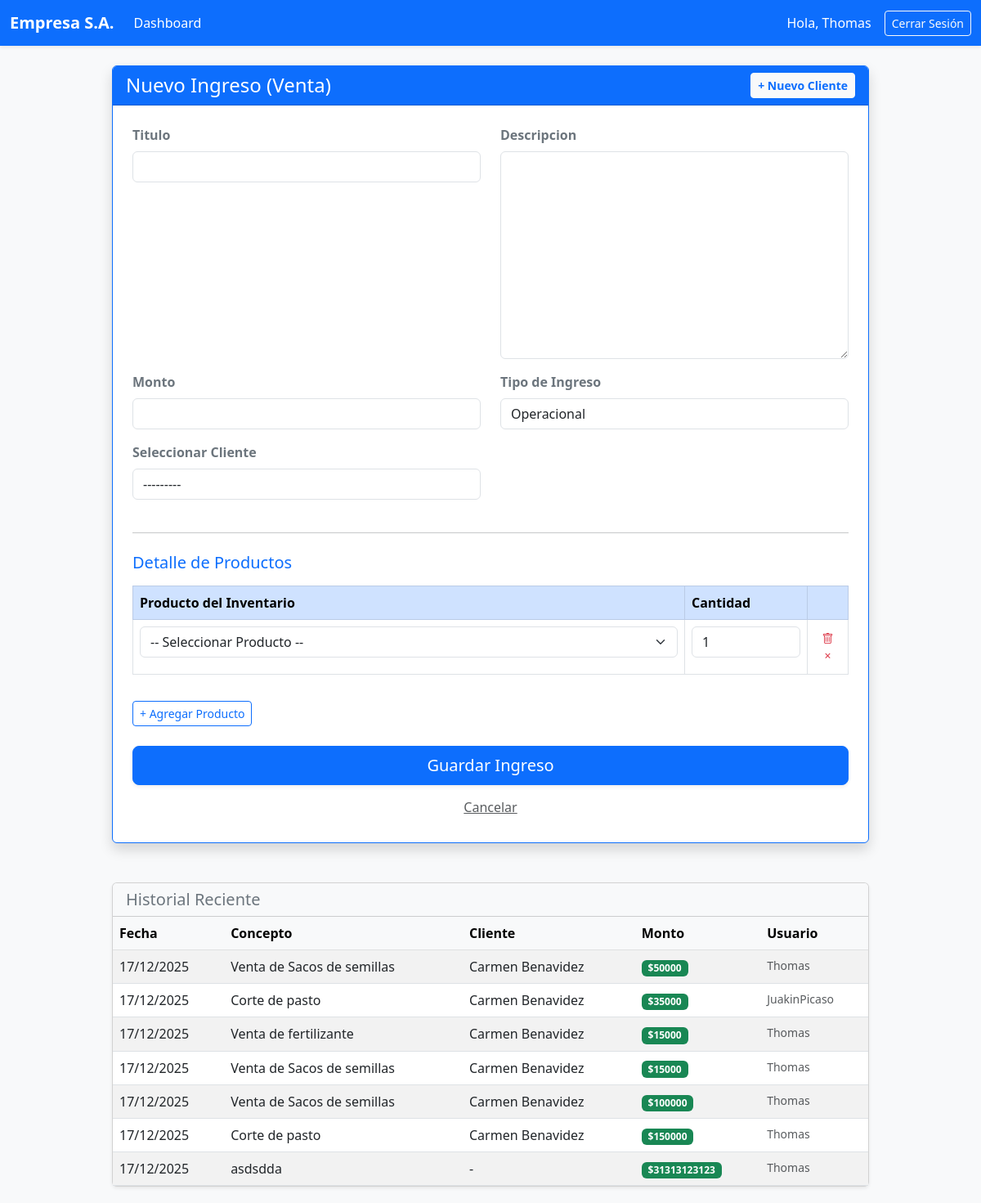
/ingresos/ (signed in), run on the app's committed database.
### contabilidad/models.py (models this page shows, shortened)
class Ingreso(models.Model):
    titulo = models.CharField(max_length=100)
    descripcion = models.TextField(blank=True)
    monto = models.PositiveIntegerField()
    fecha = models.DateField(auto_now_add=True)
    operacional_noperacional = models.CharField(
        max_length=20,
        default='Operacional',
        choices=[
            ('Operacional', 'Operacional'),
            ('No Operacional', 'No Operacional')
        ],
        verbose_name="Tipo de Ingreso"
    )
    creado_por = models.ForeignKey(User, on_delete=models.SET_NULL, null=True)
    creado_por_nombre_fijo = models.CharField(max_length=150, null=True, blank=True)
    cliente_link = models.ForeignKey(Cliente, on_delete=models.SET_NULL, null=True, blank=True, verbose_name="Seleccionar Cliente")
    activo = models.BooleanField(default=True)

class Cliente(models.Model):
    nombre = models.CharField(max_length=100)
    email = models.EmailField(blank=True, null=True)
    telefono = models.CharField(max_length=20, blank=True, null=True)
    direccion = models.TextField(blank=True, null=True)
    creado_por = models.ForeignKey(User, on_delete=models.SET_NULL, null=True)
    def __str__(self):
        return self.nombre

### contabilidad/views.py (the view)
# urls.py: path('ingresos/', views.ingresos_page, name='ingresos_page'),
@login_required
@user_passes_test(es_contador_almacenista)
def ingresos_page(request):
    ingresos = Ingreso.objects.all().order_by('-fecha')
    clientes = Cliente.objects.all()
    productos_disponibles = InventarioItem.objects.all()
    if request.method == 'POST':
        form = IngresoForm(request.POST)
        if form.is_valid():
            try:
                with transaction.atomic():
                    ingreso = form.save(commit=False)
                    ingreso.creado_por = request.user
                    ingreso.save()
                    productos_ids = request.POST.getlist('producto_id[]')
                    cantidades = request.POST.getlist('cantidad[]')
                    for prod_id, cant in zip(productos_ids, cantidades):
                        if prod_id and cant: # Verificar que no estén vacíos
                            cantidad_int = int(cant)
                            producto = InventarioItem.objects.get(id=prod_id)
                            if producto.cantidad < cantidad_int:
                                raise ValueError(f"No hay suficiente stock de {producto.nombre}")
                            DetalleIngreso.objects.create(
                                ingreso=ingreso,
                                producto=producto,
                                cantidad=cantidad_int
                            )
                            producto.cantidad -= cantidad_int
                            producto.save()
                    messages.success(request, 'Ingreso y stock actualizados correctamente.')
                    return redirect('ingresos_page')
            except ValueError as e:
                messages.error(request, str(e))
            except Exception as e:
                messages.error(request, f"Ocurrió un error: {e}")
    else:
        form = IngresoForm()
    return render(request, 'ingresos/ingresos.html', {
        'form': form,
        'ingresos': ingresos,
        'clientes': clientes,
        'productos': productos_disponibles # Pasamos los productos al template
    })

### contabilidad/forms.py
class IngresoForm(forms.ModelForm):
    class Meta:
        model = Ingreso
        fields = [
            'titulo',
            'descripcion',
            'monto',
            'operacional_noperacional',
            'cliente_link'
        ]

### contabilidad/views.py (called while the page is built)
def es_contador_almacenista(user):
    return (user.groups.filter(name='Contador').exists() or
            user.groups.filter(name='Administrador').exists() or
            user.groups.filter(name='Almacenista').exists() or
            user.is_superuser)

### contabilidad/templates/ingresos/ingresos.html (shortened to what this page needs)
{% extends 'base.html' %}
{% load widget_tweaks %}
{% block content %}
<div class="container mt-4">
    <div class="row justify-content-center">
        <div class="col-lg-10">
            <div class="card shadow border-primary mb-5">
                <div class="card-header bg-primary text-white d-flex justify-content-between align-items-center">
                    <h4 class="mb-0">Nuevo Ingreso (Venta)</h4>
                    <a href="{% url 'registrar_cliente' %}" class="btn btn-sm btn-light text-primary fw-bold">
                        + Nuevo Cliente
                    </a>
                </div>
                <div class="card-body p-4">
                    <form method="post">
                        <div class="row">
                            {% for field in form %}
                                <div class="col-md-6 mb-3">
                                    <label class="form-label fw-bold text-secondary">{{ field.label }}</label>
                                    {{ field|add_class:"form-control" }}
                                </div>
                            {% endfor %}
                        </div>
                        <hr class="my-4">
                        <h5 class="mb-3 text-primary">Detalle de Productos</h5>
                        <div class="table-responsive mb-3">
                            <table class="table table-bordered table-hover" id="tablaProductos">
                                <thead class="table-primary">
                                    <tr>
                                        <th>Producto del Inventario</th>
                                        <th style="width: 150px;">Cantidad</th>
                                        <th style="width: 50px;"></th>
                                    </tr>
                                </thead>
                                <tbody>
                                    </tbody>
                            </table>
                        </div>
                        <button type="button" class="btn btn-outline-primary btn-sm mb-4" onclick="agregarFila()">
                            + Agregar Producto
                        </button>
                        <div class="d-grid gap-2">
                            <button type="submit" class="btn btn-primary btn-lg shadow-sm">Guardar Ingreso</button>
                            <a href="{% url 'dashboard' %}" class="btn btn-link text-muted">Cancelar</a>
                        </div>
                    </form>
                </div>
            </div>
            <div class="card shadow-sm">
                <div class="card-header bg-light">
                    <h5 class="mb-0 text-secondary">Historial Reciente</h5>
                </div>
                <div class="card-body p-0">
                    <div class="table-responsive">
                        <table class="table table-striped table-hover mb-0">
                            <thead class="table-light">
                                <tr>
                                    <th>Fecha</th>
                                    <th>Concepto</th>
                                    <th>Cliente</th>
                                    <th>Monto</th>
                                    <th>Usuario</th>
                                </tr>
                            </thead>
                            <tbody>
                                {% for ingreso in ingresos %}
                                    <tr>
                                        <td>{{ ingreso.fecha|date:"d/m/Y" }}</td>
                                        <td>{{ ingreso.titulo }}</td>
                                        <td>{{ ingreso.cliente_link|default:"-" }}</td>
                                        <td><span class="badge bg-success">${{ ingreso.monto }}</span></td>
                                        <td class="small text-muted">{{ ingreso.creado_por.username }}</td>
                                    </tr>
                                {% empty %}
                                    <tr><td colspan="5" class="text-center py-3 text-muted">No hay ingresos registrados recientemente.</td></tr>
                                {% endfor %}
                            </tbody>
                        </table>
                    </div>
                </div>
            </div>
        </div>
    </div>
</div>
{% endblock %}

### contabilidad/templates/base.html (shortened to what this page needs)
<!DOCTYPE html>
<html lang="es">
<head>
    <link href="https://cdn.jsdelivr.net/npm/bootstrap@5.3.0/dist/css/bootstrap.min.css" rel="stylesheet">
    <link rel="stylesheet" href="https://cdn.jsdelivr.net/npm/bootstrap-icons@1.11.0/font/bootstrap-icons.css">
</head>
<body>
    <nav class="navbar navbar-expand-lg navbar-dark bg-primary mb-4 shadow-sm">
        <div class="container-fluid">
            <a class="navbar-brand fw-bold" href="{% url 'dashboard' %}">Empresa S.A.</a>
            <div class="collapse navbar-collapse" id="navbarContent">
                <ul class="navbar-nav me-auto mb-2 mb-lg-0">
                    <li class="nav-item">
                        <a class="nav-link active" href="{% url 'dashboard' %}">Dashboard</a>
                    </li>
                    </ul>
                <div class="d-flex text-white align-items-center gap-3">
                    {% if user.is_authenticated %}
                        <span>Hola, {{ user.first_name|default:user.username }}</span>
                        <form action="{% url 'logout' %}" method="post" class="d-inline">
                            <button type="submit" class="btn btn-outline-light btn-sm">Cerrar Sesión</button>
                        </form>
                    {% endif %}
                </div>
            </div>
        </div>
    </nav>
    <div class="container-fluid px-4">
        {% block content %}
        {% endblock %}
    </div>
</body>
</html>

### contabilidad/templates/base.html (style rules this page uses)
body { background-color: #f8f9fa; }
.card { margin-bottom: 20px; }

### data on the page
Ingreso: fecha "17/12/2025", titulo "Venta de Sacos de semillas", cliente_link "Carmen Benavidez", monto "50000", creado_por.username "Thomas"
Ingreso: fecha "17/12/2025", titulo "Corte de pasto", cliente_link "Carmen Benavidez", monto "35000", creado_por.username "JuakinPicaso"
Ingreso: fecha "17/12/2025", titulo "Venta de fertilizante", cliente_link "Carmen Benavidez", monto "15000", creado_por.username "Thomas"
Ingreso: fecha "17/12/2025", titulo "Venta de Sacos de semillas", cliente_link "Carmen Benavidez", monto "15000", creado_por.username "Thomas"
Ingreso: fecha "17/12/2025", titulo "Venta de Sacos de semillas", cliente_link "Carmen Benavidez", monto "100000", creado_por.username "Thomas"
Ingreso: fecha "17/12/2025", titulo "Corte de pasto", cliente_link "Carmen Benavidez", monto "150000", creado_por.username "Thomas"
Ingreso: fecha "17/12/2025", titulo "asdsdda", cliente_link "-", monto "31313123123", creado_por.username "Thomas"

### other printed values
{{ user.first_name|default:user.username }} "Thomas"
{{ field.label }} "Titulo" "Descripcion" "Monto" "Tipo de Ingreso" "Seleccionar Cliente"
